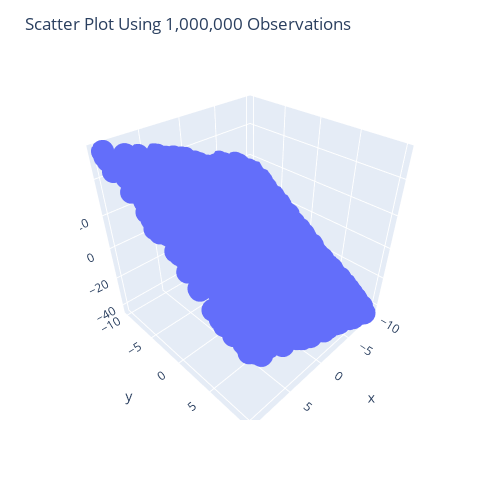

Notebook code for this chart:
### Code cell
x1N = x1.reshape(observaciones,)
x2N = x2.reshape(observaciones,)
metasN = metas.reshape(observaciones,)

fig = px.scatter_3d(x = x1N, y = x2N, z = metasN)

fig.update_layout(
    width = 500,
    height = 500,
    title="Scatter Plot Using 1,000,000 Observations")

fig.show()

### Figure 1 — Plotly figure (JSON) as saved in the notebook; plotly's stock layout.template omitted (floating-point values rounded to 4 significant figures; data arrays with more than 128 entries replaced by an {"elided": "..."} marker saying what was removed)
{"data": [{"hovertemplate": "x=%{x}<br>y=%{y}<br>z=%{z}<extra></extra>", "legendgroup": "", "marker": {"color": "#636efa", "symbol": "circle"}, "mode": "markers", "name": "", "scene": "scene", "showlegend": false, "type": "scatter3d", "x": {"elided": "1000 float values"}, "y": {"elided": "1000 float values"}, "z": {"elided": "1000 float values"}}], "layout": {"height": 500, "legend": {"tracegroupgap": 0}, "margin": {"t": 60}, "scene": {"domain": {"x": [0, 1], "y": [0, 1]}, "xaxis": {"title": {"text": "x"}}, "yaxis": {"title": {"text": "y"}}, "zaxis": {"title": {"text": "z"}}}, "title": {"text": "Scatter Plot Using 1,000,000 Observations"}, "width": 500}}
